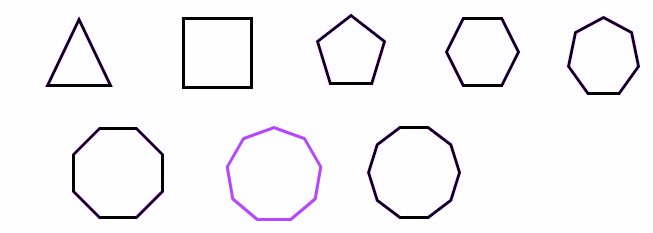
#> input picture MIdterm/4th part/types-of-regular-polygon.png, 653 x 233 px, found by its file name
$ python Aditya_Modi_220071.py
#> lines starting #> are read from the running program, lines starting #| are printed output that depends on the picture; after the words box and inside, x2 and y2 are one past the last pixel; in counts of white or black regions, pixels touching at a corner belong together
import cv2
import numpy as np

def shape(s):
    img = cv2.imread(s)
#> img is the input picture: shape (233, 653, 3); mean B, G, R 247.5, 243.1, 245.6
    cv2.imshow('original', img)
    cv2.waitKey(0)

    gray = cv2.cvtColor(img, cv2.COLOR_BGR2GRAY)
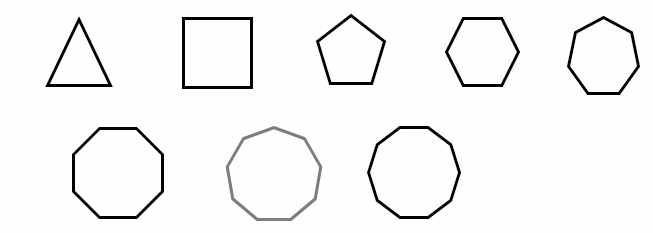
#> gray: shape (233, 653); min 0, max 254, mean 244.8
    edged = cv2.Canny(gray, 170, 255)
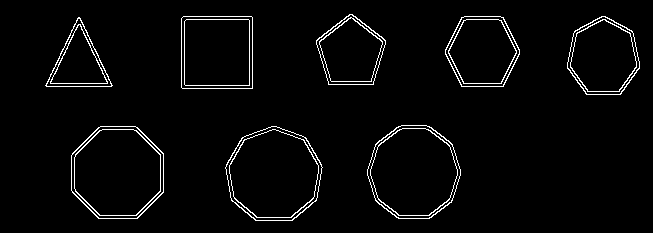
#> edged: shape (233, 653); 3% white in thin lines or dots, all inside (x1, y1, x2, y2) = (45, 14, 640, 221)

    ret, thresh = cv2.threshold(gray, 240, 255, cv2.THRESH_BINARY)
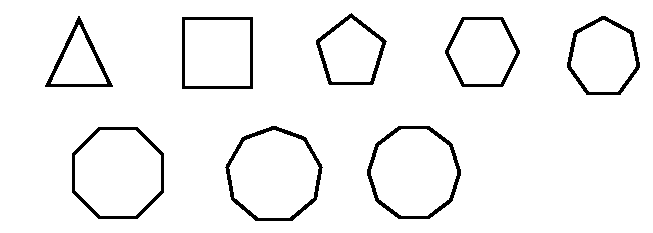
#> thresh: shape (233, 653); 95.3% white; 8 black regions

    (contours, _) = cv2.findContours(edged, cv2.RETR_EXTERNAL, cv2.CHAIN_APPROX_SIMPLE)
#> contours = 8 contours; box (x1, y1, x2, y2) and area: (71, 126, 164, 219) 7001, (225, 126, 323, 221) 6998, (367, 125, 461, 219) 6778, (181, 16, 253, 89) 5109, (567, 16, 640, 95) 4281, (445, 16, 520, 87) 4087, (316, 14, 386, 85) 3462, (45, 17, 113, 87) 2378

    def detectShape(c):
        shape = 'unknown'
        peri = cv2.arcLength(c, True)
        vertices = cv2.approxPolyDP(c, 0.02 * peri, True)
        sides = len(vertices)
        if sides == 3:
            shape = 'triangle'
        elif sides == 4:
            x, y, w, h = cv2.boundingRect(c)
            aspect_ratio = float(w) / h
            shape = 'square' if aspect_ratio == 1 else 'rectangle'
        elif sides == 5:
            shape = 'pentagon'
        elif sides == 6:
            shape = 'hexagon'
        elif sides == 7:
            shape = 'heptagon'
        elif sides == 8:
            shape = 'octagon'
        elif sides == 9:
            shape = 'nonagon'

        return shape


    contours = [cnt for cnt in contours if cv2.contourArea(cnt) > 100];

    contours = sorted(contours, key=cv2.contourArea, reverse=True)

    result_image = img.copy()

    """for i, contour in enumerate(contours[:2]):
        M = cv2.moments(contour)
        cx = int(M['m10'] / M['m00'])
        cy = int(M['m01'] / M['m00'])
        cv2.circle(result_image, (cx, cy), 5, (255, 0, 0), -1)
        ###cv2.putText(result_image, f"Largest-{i+ 1}", (cx + 10, cy - 10), cv2.FONT_HERSHEY_SIMPLEX, 0.5, (255, 0, 0), 2)"""

    for cnt in contours:
        moment = cv2.moments(cnt)
        cx = int(moment['m10'] / moment['m00'])
        cy = int(moment['m01'] / moment['m00'])
        shape = detectShape(cnt)
        cv2.drawContours(result_image, [cnt], -1, (0, 255, 0), 2)
        cv2.putText(result_image, shape, (cx, cy), cv2.FONT_HERSHEY_SIMPLEX, 0.5, (0, 0, 0), 2)
        cv2.imshow('polygons_detected', result_image)
#> this loop made 8 passes
#> (cx, cy) on passes 1, 2, 3, 5, 6, 7: (117, 172), (273, 174), (413, 171), (603, 56), (482, 51), (350, 52)
#> (cx, cy) on pass 4: (216, 52)
#> pass 1, in shape, `cv2.imshow('polygons_detected', result_image)`:
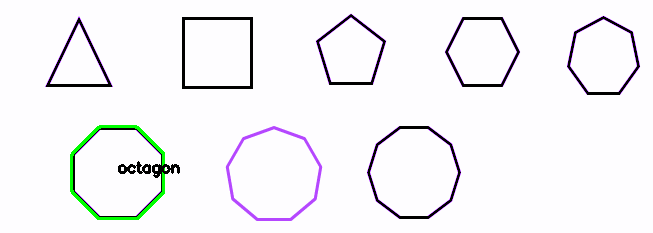
#> window 'polygons_detected': shape (233, 653, 3); mean B, G, R 245.9, 243.3, 244
#> pass 2, in shape, `cv2.imshow('polygons_detected', result_image)`:
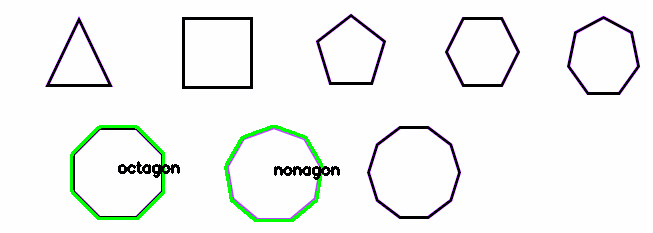
#> window 'polygons_detected': shape (233, 653, 3); mean B, G, R 243.4, 243.1, 241.8
#> after the loop:
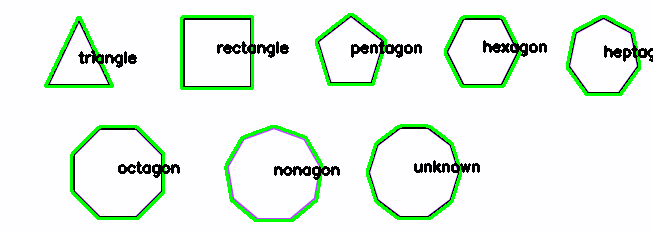
#> result_image: shape (233, 653, 3); 6.8% of pixels changed, all inside (x1, y1, x2, y2) = (44, 13, 653, 222)

    cv2.waitKey(0)
    cv2.destroyAllWindows()

shape("/Users/akashpaijwar/Documents/Winter Project/CV101/MS/4th part/types-of-regular-polygon.png")
